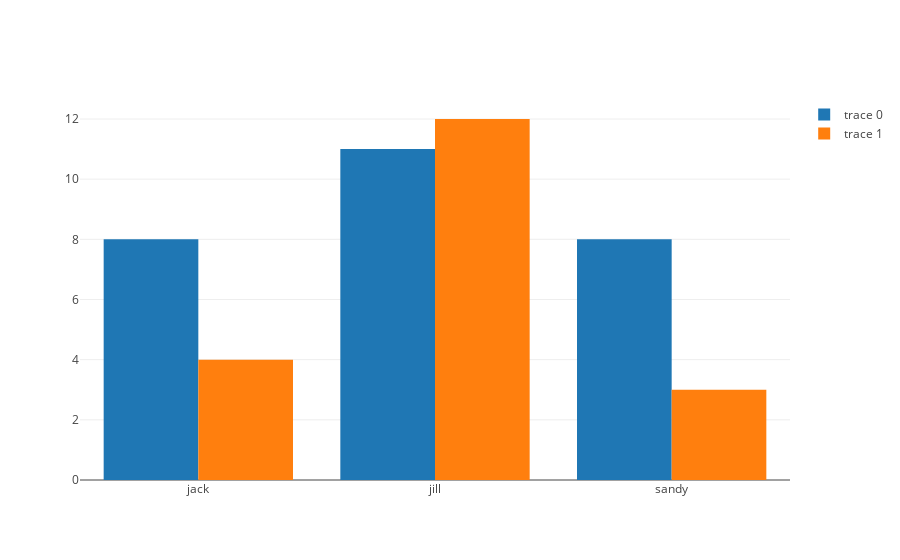

The code cell stored with this chart in its notebook:
### Markdown cell above
It may be confusing what a trace is, and how it is different from a plot.  The easiest way to explain is to have the `iplot` method taking an list of two traces, instead of just one.

### Code cell
trace0 = {'type': 'bar', 'x': ['jack', 'jill', 'sandy'], 'y': [8, 11, 8, 13, 6, 4]}
trace1 = {'type': 'bar', 'x': ['jack', 'jill', 'sandy'], 'y': [4, 12, 3, 14, 8, 1]}


plotly.offline.iplot([trace0, trace1])

### Figure 1 — Plotly figure (JSON) as saved in the notebook; plotly's stock layout.template omitted (floating-point values rounded to 4 significant figures)
{"data": [{"type": "bar", "x": ["jack", "jill", "sandy"], "y": [8, 11, 8, 13, 6, 4]}, {"type": "bar", "x": ["jack", "jill", "sandy"], "y": [4, 12, 3, 14, 8, 1]}], "layout": {}}
